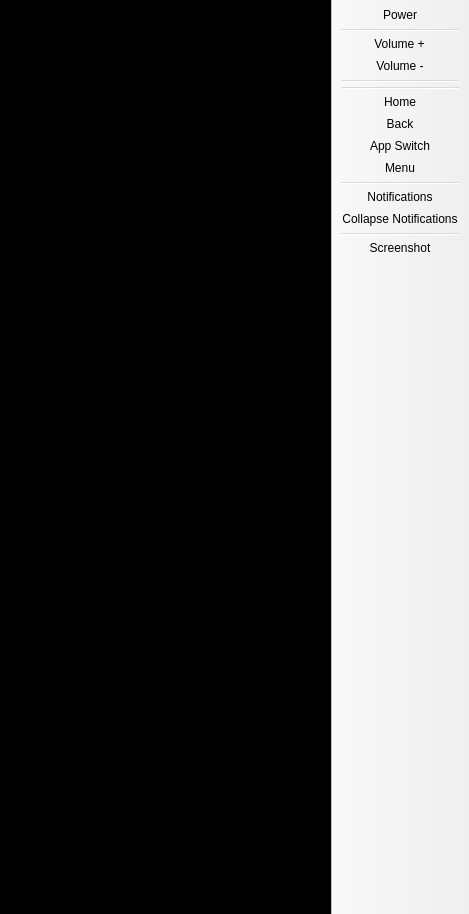
<?xml version="1.0" encoding="UTF-8"?>
<ui version="4.0">
 <class>DeviceWindow</class>
 <widget class="QMainWindow" name="DeviceWindow">
  <property name="geometry">
   <rect>
    <x>0</x>
    <y>0</y>
    <width>469</width>
    <height>914</height>
   </rect>
  </property>
  <property name="windowTitle">
   <string>Device - [Serial Number]</string>
  </property>
  <widget class="QWidget" name="centralwidget">
   <layout class="QHBoxLayout" name="horizontalLayout">
    <property name="spacing">
     <number>0</number>
    </property>
    <property name="leftMargin">
     <number>0</number>
    </property>
    <property name="topMargin">
     <number>0</number>
    </property>
    <property name="rightMargin">
     <number>0</number>
    </property>
    <property name="bottomMargin">
     <number>0</number>
    </property>
    <item>
     <widget class="QLabel" name="label_videoStream">
      <property name="sizePolicy">
       <sizepolicy hsizetype="Expanding" vsizetype="Expanding">
        <horstretch>0</horstretch>
        <verstretch>0</verstretch>
       </sizepolicy>
      </property>
      <property name="styleSheet">
       <string notr="true">background-color: black;</string>
      </property>
      <property name="text">
       <string/>
      </property>
      <property name="scaledContents">
       <bool>true</bool>
      </property>
      <property name="alignment">
       <set>Qt::AlignmentFlag::AlignCenter</set>
      </property>
     </widget>
    </item>
   </layout>
  </widget>
  <widget class="QToolBar" name="deviceControlToolbar">
   <property name="windowTitle">
    <string>Device Control</string>
   </property>
   <property name="movable">
    <bool>false</bool>
   </property>
   <property name="iconSize">
    <size>
     <width>24</width>
     <height>24</height>
    </size>
   </property>
   <property name="toolButtonStyle">
    <enum>Qt::ToolButtonStyle::ToolButtonIconOnly</enum>
   </property>
   <attribute name="toolBarArea">
    <enum>RightToolBarArea</enum>
   </attribute>
   <attribute name="toolBarBreak">
    <bool>false</bool>
   </attribute>
   <addaction name="action_power"/>
   <addaction name="separator"/>
   <addaction name="action_volumeUp"/>
   <addaction name="action_volumeDown"/>
   <addaction name="separator"/>
   <addaction name="separator"/>
   <addaction name="action_home"/>
   <addaction name="action_back"/>
   <addaction name="action_appSwitch"/>
   <addaction name="action_menu"/>
   <addaction name="separator"/>
   <addaction name="action_expandNotifications"/>
   <addaction name="action_collapseNotifications"/>
   <addaction name="separator"/>
   <addaction name="action_screenshot"/>
  </widget>
  <action name="action_home">
   <property name="icon">
    <iconset theme="go-home"/>
   </property>
   <property name="text">
    <string>Home</string>
   </property>
   <property name="toolTip">
    <string>Home Screen</string>
   </property>
  </action>
  <action name="action_back">
   <property name="icon">
    <iconset theme="go-previous"/>
   </property>
   <property name="text">
    <string>Back</string>
   </property>
  </action>
  <action name="action_appSwitch">
   <property name="icon">
    <iconset theme="view-app-grid"/>
   </property>
   <property name="text">
    <string>App Switch</string>
   </property>
   <property name="toolTip">
    <string>Multitasking/Recent Apps</string>
   </property>
  </action>
  <action name="action_menu">
   <property name="icon">
    <iconset theme="application-menu"/>
   </property>
   <property name="text">
    <string>Menu</string>
   </property>
  </action>
  <action name="action_volumeUp">
   <property name="icon">
    <iconset theme="audio-volume-high"/>
   </property>
   <property name="text">
    <string>Volume +</string>
   </property>
  </action>
  <action name="action_volumeDown">
   <property name="icon">
    <iconset theme="audio-volume-low"/>
   </property>
   <property name="text">
    <string>Volume -</string>
   </property>
  </action>
  <action name="action_power">
   <property name="icon">
    <iconset theme="system-shutdown"/>
   </property>
   <property name="text">
    <string>Power</string>
   </property>
   <property name="toolTip">
    <string>Power Button</string>
   </property>
  </action>
  <action name="action_expandNotifications">
   <property name="icon">
    <iconset theme="mail-mark-unread"/>
   </property>
   <property name="text">
    <string>Notifications</string>
   </property>
   <property name="toolTip">
    <string>Expand Notification Panel</string>
   </property>
  </action>
  <action name="action_collapseNotifications">
   <property name="icon">
    <iconset theme="mail-read"/>
   </property>
   <property name="text">
    <string>Collapse Notifications</string>
   </property>
  </action>
  <action name="action_screenshot">
   <property name="icon">
    <iconset theme="camera-photo"/>
   </property>
   <property name="text">
    <string>Screenshot</string>
   </property>
  </action>
 </widget>
 <resources/>
 <connections/>
</ui>
